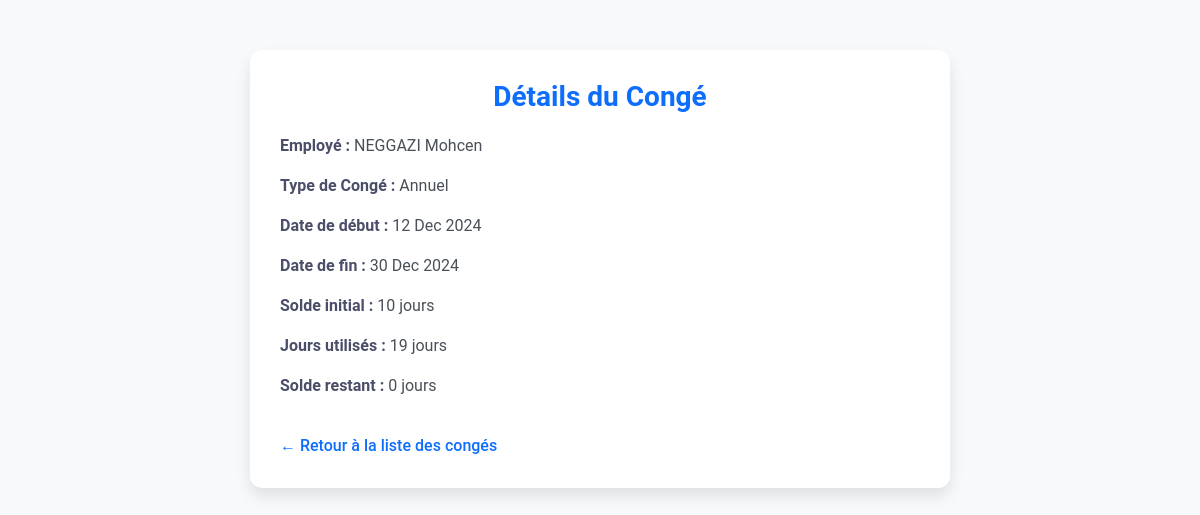
The app's page /conges/details/1/ with its own data.
### app1/models.py (models this page shows, shortened)
class Conge(models.Model):
    TYPE_CONGE_CHOICES = [
        ('Annuel', 'Congé Annuel'),
        ('Maladie', 'Congé Maladie'),
        ('Maternité', 'Congé Maternité/Paternité'),
        ('Sans Solde', 'Congé Sans Solde'),
    ]
    employe = models.ForeignKey(
        Employe,
        on_delete=models.CASCADE,
        related_name="conges",
        verbose_name="Employé"
    )
    type_conge = models.CharField(
        max_length=20,
        choices=TYPE_CONGE_CHOICES,
        verbose_name="Type de congé"
    )
    date_debut = models.DateField(verbose_name="Date de début")
    date_fin = models.DateField(verbose_name="Date de fin")
    jours_utilises = models.PositiveIntegerField(editable=False, verbose_name="Jours utilisés")
    solde_initial = models.PositiveIntegerField(verbose_name="Solde initial")
    solde_restant = models.PositiveIntegerField(verbose_name="Solde restant", editable=False)
    class Meta:
        verbose_name = "Congé"
        verbose_name_plural = "Congés"
        ordering = ['-date_debut']  # Tri par date de début décroissante

class Employe(models.Model):
    HOMME = 'H'
    FEMME = 'F'
    SEXE_CHOICES = [
        (HOMME, 'Homme'),
        (FEMME, 'Femme'),
    ]
    nom = models.CharField(max_length=100, verbose_name="Nom")
    prenom = models.CharField(max_length=100, verbose_name="Prénom")
    date_naissance = models.DateField(verbose_name="Date de naissance")
    date_embauche = models.DateField(verbose_name="Date d'embauche")
    adresse = models.TextField(verbose_name="Adresse")
    service = models.ForeignKey(
        'Service',
        on_delete=models.SET_NULL,
        null=True,
        blank=True,
        verbose_name="Service"
    )
    competences = models.TextField(verbose_name="Compétences", blank=True)
    historique_professionnel = models.TextField(verbose_name="Historique professionnel", blank=True)
    sexe = models.CharField(
        max_length=1,
        choices=SEXE_CHOICES,
        verbose_name="Sexe",
        default=HOMME,  # Par défaut, l'employé est masculin
    )
    class Meta:
        verbose_name = "Employé"
        verbose_name_plural = "Employés"
        ordering = ['nom', 'prenom']  # Tri par nom puis prénom

### app1/views.py (the view)
# urls.py: path('conges/details/<int:conge_id>/', views.details_conge, name='details_conge'),  # Détails d'un congé
def details_conge(request,conge_id):
    conge = get_object_or_404(Conge,id=conge_id)
    return render(request, 'details_conge.html', {'conge': conge})

### app1/templates/details_conge.html (shortened to what this page needs)
{% load static %}
<!DOCTYPE html>
<html lang="fr">
<head>
    <link href="{% static 'css/bootstrap.min.css' %}" rel="stylesheet">
</head>
<body>
    <div class="container">
        <h1 class="details-title">Détails du Congé</h1>
        <div class="mb-3">
            <p>
                <span class="details-label"><strong>Employé :</strong></span>
                <span class="details-value">{{ conge.employe.nom }} {{ conge.employe.prenom }}</span>
            </p>
        </div>
        <div class="mb-3">
            <p>
                <span class="details-label"><strong>Type de Congé :</strong></span>
                <span class="details-value">{{ conge.type_conge }}</span>
            </p>
        </div>
        <div class="mb-3">
            <p>
                <span class="details-label"><strong>Date de début :</strong></span>
                <span class="details-value">{{ conge.date_debut|date:"d M Y" }}</span>
            </p>
        </div>
        <div class="mb-3">
            <p>
                <span class="details-label"><strong>Date de fin :</strong></span>
                <span class="details-value">{{ conge.date_fin|date:"d M Y" }}</span>
            </p>
        </div>
        <div class="mb-3">
            <p>
                <span class="details-label"><strong>Solde initial :</strong></span>
                <span class="details-value">{{ conge.solde_initial }} jours</span>
            </p>
        </div>
        <div class="mb-3">
            <p>
                <span class="details-label"><strong>Jours utilisés :</strong></span>
                <span class="details-value">{{ conge.jours_utilises }} jours</span>
            </p>
        </div>
        <div class="mb-3">
            <p>
                <span class="details-label"><strong>Solde restant :</strong></span>
                <span class="details-value">{{ conge.solde_restant }} jours</span>
            </p>
        </div>
        <a href="{% url 'recherche_conge' %}" class="back-link">← Retour à la liste des congés</a>
    </div>
</body>
</html>

### app1/templates/details_conge.html (style rules this page uses)
body { background-color: #f8f9fa; font-family: 'Roboto', sans-serif; color: #333; }
.container { margin-top: 50px; max-width: 700px; background: #ffffff; padding: 30px; border-radius: 12px; box-shadow: 0 8px 15px rgba(0, 0, 0, 0.1); }
.details-title { text-align: center; font-size: 28px; font-weight: 600; color: #0d6efd; margin-bottom: 20px; }
.details-label { font-weight: 500; color: #4a4e69; }
.details-value { font-size: 16px; color: #495057; }
.back-link { display: inline-block; margin-top: 20px; color: #0d6efd; text-decoration: none; font-weight: 500; transition: color 0.3s ease; }

### records on screen
Conge: employe.nom "NEGGAZI", employe.prenom "Mohcen", type_conge "Annuel", date_debut "12 Dec 2024", date_fin "30 Dec 2024", solde_initial "10", jours_utilises "19", solde_restant "0"
